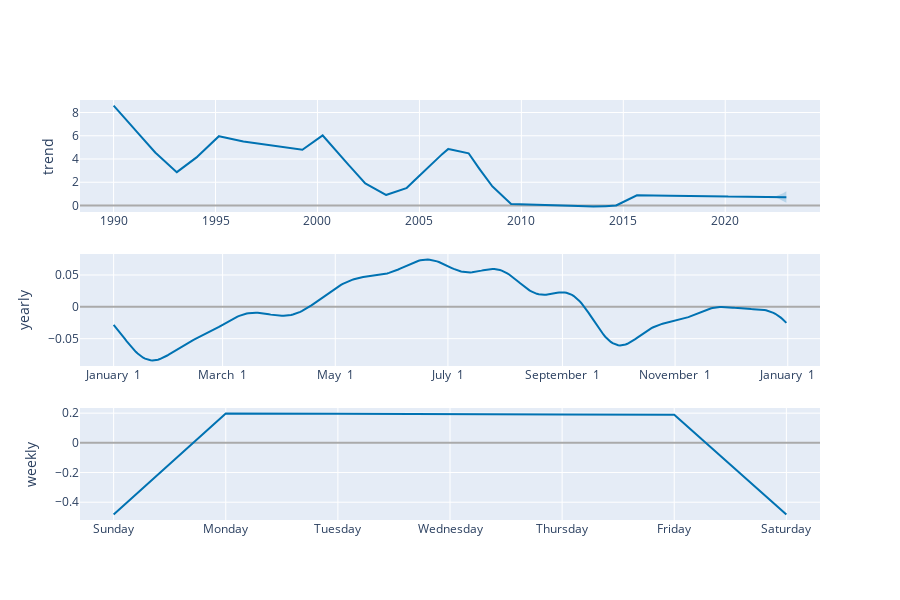

The notebook cell saved with this chart:
### Code cell
# Lets make this thing pretty! Visualization & Plots!

from prophet.plot import plot_plotly, plot_components_plotly

visual = m.plot(forecast)

plot_plotly(m, forecast)

plot_components_plotly(m, forecast)

### Figure 1 — Plotly figure (JSON) as saved in the notebook; plotly's stock layout.template omitted (floating-point values rounded to 4 significant figures; data arrays with more than 128 entries replaced by an {"elided": "..."} marker saying what was removed)
{"data": [{"line": {"color": "#0072B2", "width": 2}, "mode": "lines", "name": "trend", "type": "scatter", "x": {"elided": "8373 str values"}, "xaxis": "x", "y": {"elided": "8373 float values"}, "yaxis": "y"}, {"line": {"color": "rgba(0, 114, 178, 0.2)", "width": 0}, "mode": "lines", "name": "trend_upper", "type": "scatter", "x": {"elided": "8373 str values"}, "xaxis": "x", "y": {"elided": "8373 float values"}, "yaxis": "y"}, {"fill": "tonexty", "fillcolor": "rgba(0, 114, 178, 0.2)", "line": {"color": "rgba(0, 114, 178, 0.2)", "width": 0}, "mode": "lines", "name": "trend_lower", "type": "scatter", "x": {"elided": "8373 str values"}, "xaxis": "x", "y": {"elided": "8373 float values"}, "yaxis": "y"}, {"line": {"color": "#0072B2", "width": 2}, "mode": "lines", "name": "yearly", "type": "scatter", "x": {"elided": "365 str values"}, "xaxis": "x2", "y": {"elided": "365 float values"}, "yaxis": "y2"}, {"line": {"color": "#0072B2", "width": 2}, "mode": "lines", "name": "weekly", "type": "scatter", "x": ["2017-01-01T00:00:00", "2017-01-02T00:00:00", "2017-01-03T00:00:00", "2017-01-04T00:00:00", "2017-01-05T00:00:00", "2017-01-06T00:00:00", "2017-01-07T00:00:00"], "xaxis": "x3", "y": [-0.4821, 0.1971, 0.1962, 0.1913, 0.1904, 0.1892, -0.4821], "yaxis": "y3"}], "layout": {"height": 600, "showlegend": false, "width": 900, "xaxis": {"anchor": "y", "domain": [0, 1], "range": ["1988-05-09T10:48:00", "2024-08-24T13:12:00"], "type": "date"}, "xaxis2": {"anchor": "y2", "domain": [0, 1], "range": ["2016-12-13T18:54:02.958904115", "2018-01-18T11:04:57.863013581"], "tickformat": "%B %e", "type": "date"}, "xaxis3": {"anchor": "y3", "domain": [0, 1], "range": ["2016-12-31T16:48:00", "2017-01-07T07:12:00"], "tickformat": "%A", "type": "date"}, "yaxis": {"anchor": "x", "autorange": true, "domain": [0.7333, 1], "range": [-0.5578, 9.076], "rangemode": "normal", "title": {"text": "trend"}, "type": "linear", "zerolinecolor": "#AAA"}, "yaxis2": {"anchor": "x2", "autorange": true, "domain": [0.3667, 0.6333], "range": [-0.09287, 0.08291], "title": {"text": "yearly"}, "type": "linear", "zerolinecolor": "#AAA"}, "yaxis3": {"anchor": "x3", "autorange": true, "domain": [0, 0.2667], "range": [-0.5198, 0.2348], "title": {"text": "weekly"}, "type": "linear", "zerolinecolor": "#AAA"}}}
